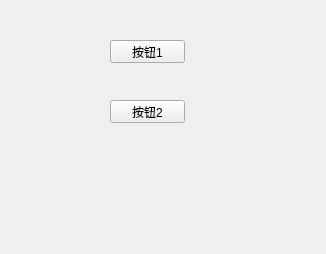
<?xml version="1.0" encoding="UTF-8"?>
<ui version="4.0">
 <class>Widget</class>
 <widget class="QWidget" name="Widget">
  <property name="geometry">
   <rect>
    <x>0</x>
    <y>0</y>
    <width>326</width>
    <height>254</height>
   </rect>
  </property>
  <property name="windowTitle">
   <string>Widget</string>
  </property>
  <widget class="QPushButton" name="pushButton">
   <property name="geometry">
    <rect>
     <x>110</x>
     <y>40</y>
     <width>75</width>
     <height>23</height>
    </rect>
   </property>
   <property name="text">
    <string>按钮1</string>
   </property>
  </widget>
  <widget class="QPushButton" name="pushButton2">
   <property name="geometry">
    <rect>
     <x>110</x>
     <y>100</y>
     <width>75</width>
     <height>23</height>
    </rect>
   </property>
   <property name="text">
    <string>按钮2</string>
   </property>
  </widget>
 </widget>
 <resources/>
 <connections/>
</ui>
